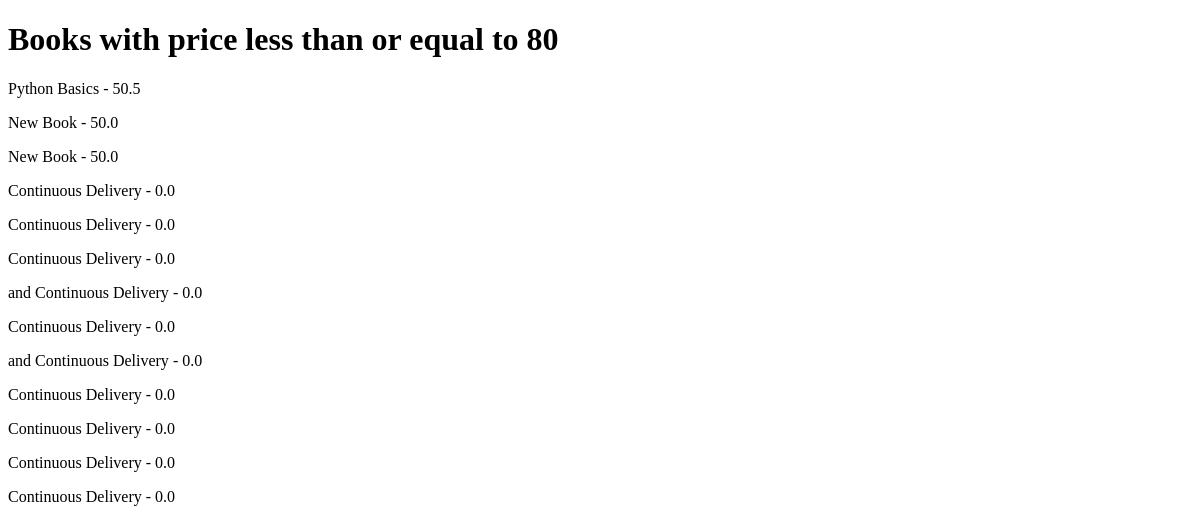
The app's page /books/lab8/task1/, older data.
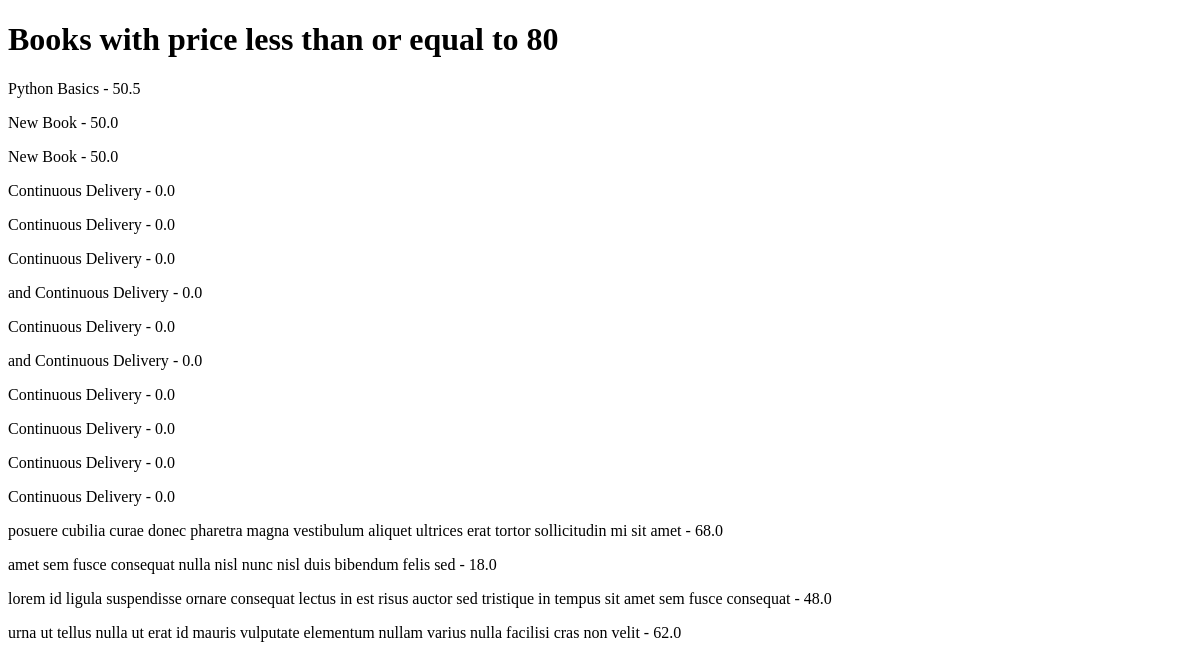
The same page, newer data.
### apps/bookmodule/models.py (models this page shows)
class Book(models.Model):
    title = models.CharField(max_length=50)
    author = models.CharField(max_length=50)
    price = models.FloatField(default=0.0)
    edition = models.SmallIntegerField(default=1)

### apps/bookmodule/views.py (the view)
# urls.py: path('lab8/task1/', views.task1, name='task1'),
def task1(request):
    books = Book.objects.filter(Q(price__lte=80))
    return render(request, 'bookmodule/task1.html', {'books': books})

### apps/templates/bookmodule/task1.html (shortened to what this page needs)
<!DOCTYPE html>
<html>
<head>
</head>
<body>
    <h1>Books with price less than or equal to 80</h1>
    {% for book in books %}
        <p>{{ book.title }} - {{ book.price }}</p>
    {% empty %}
        <p>No books found.</p>
    {% endfor %}
</body>
</html>

Row changes from the older to the newer data that the page shows:
added Book: title "posuere cubilia curae donec pharetra magna vestibulum aliquet ultrices erat tortor sollicitudin mi sit amet", price "68.0"
added Book: title "amet sem fusce consequat nulla nisl nunc nisl duis bibendum felis sed", price "18.0"
added Book: title "lorem id ligula suspendisse ornare consequat lectus in est risus auctor sed tristique in tempus sit amet sem fusce consequat", price "48.0"
added Book: title "urna ut tellus nulla ut erat id mauris vulputate elementum nullam varius nulla facilisi cras non velit", price "62.0"
